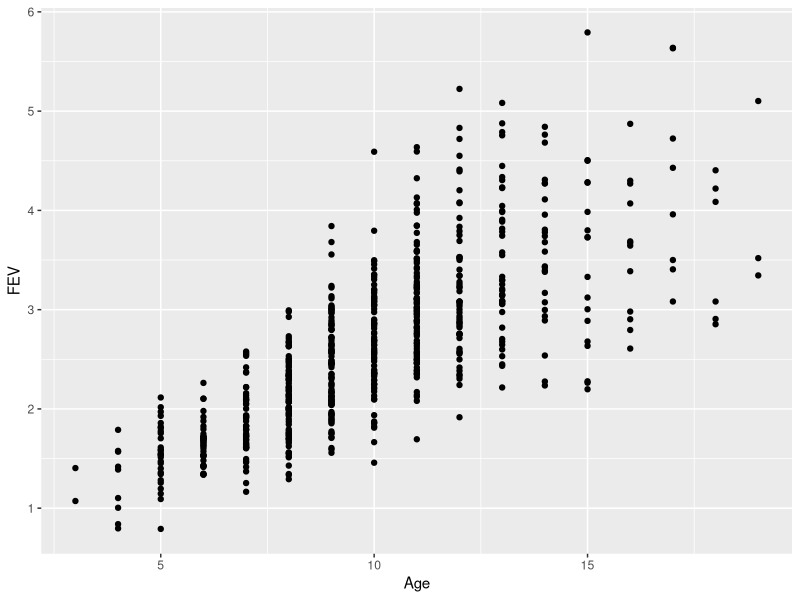
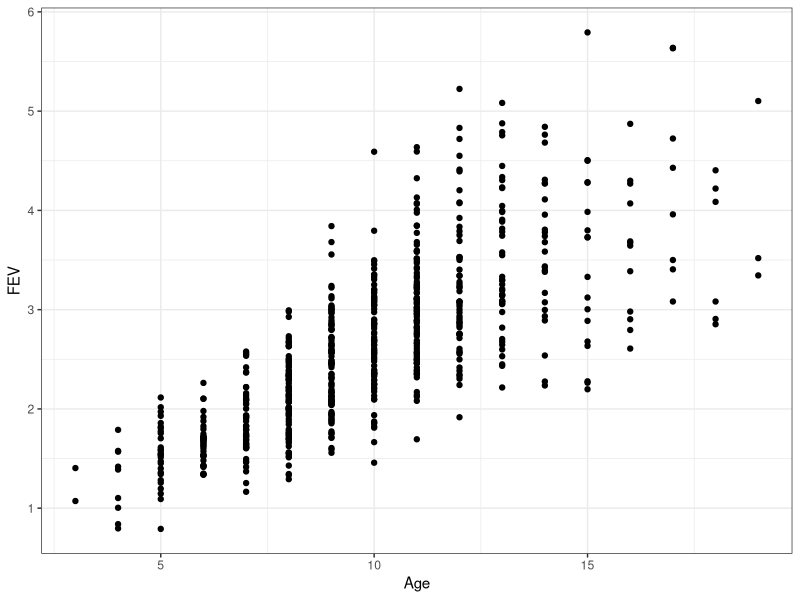
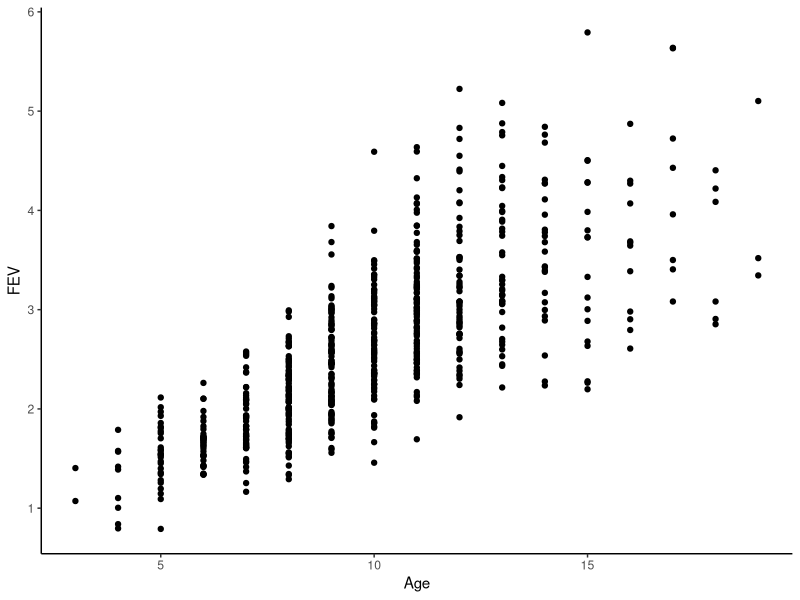
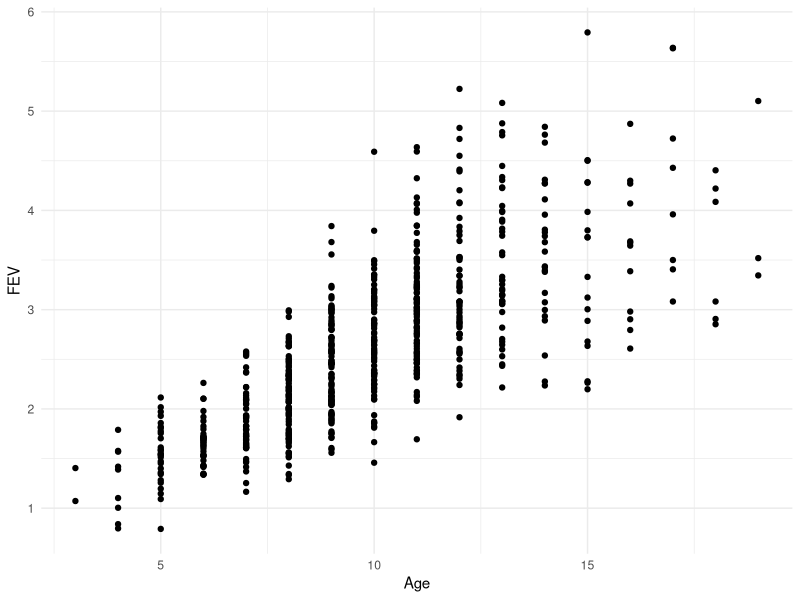
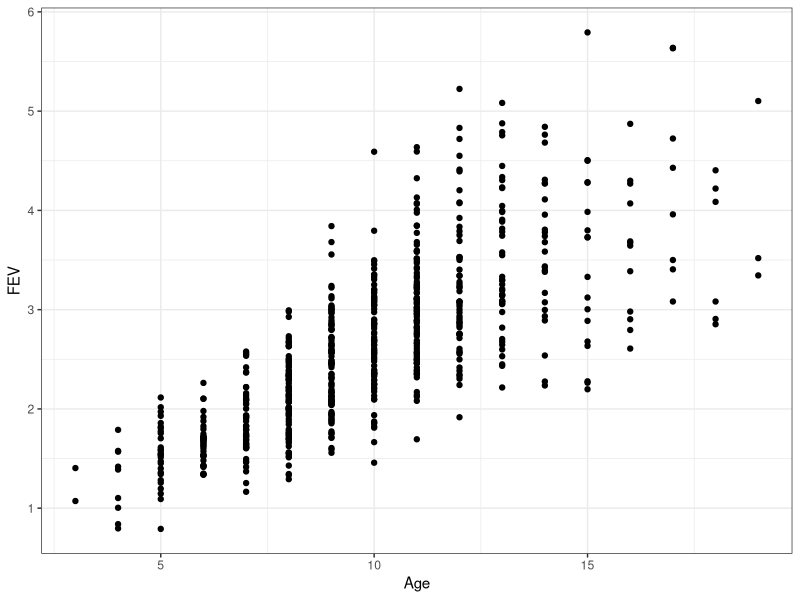
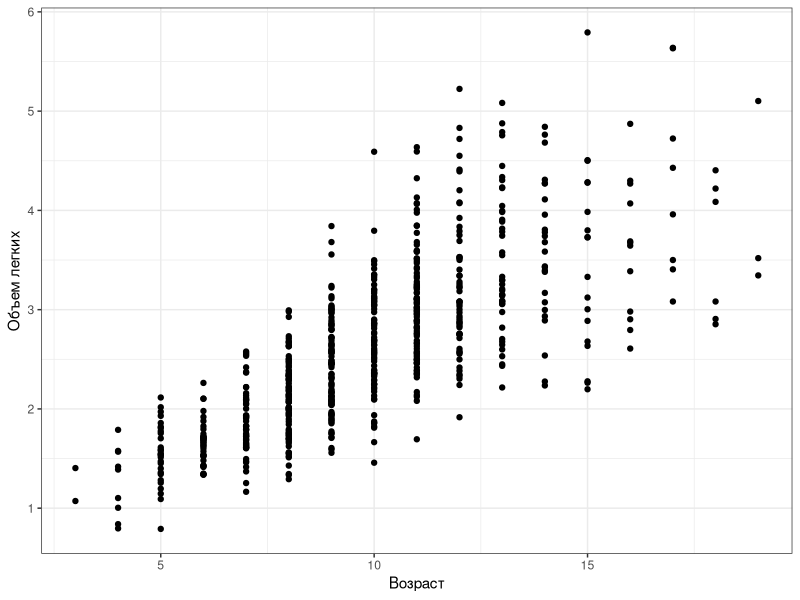
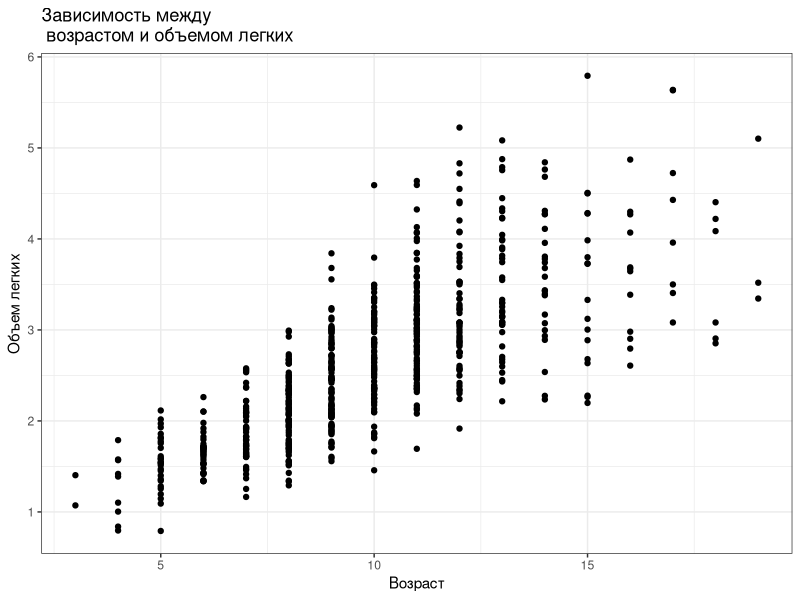
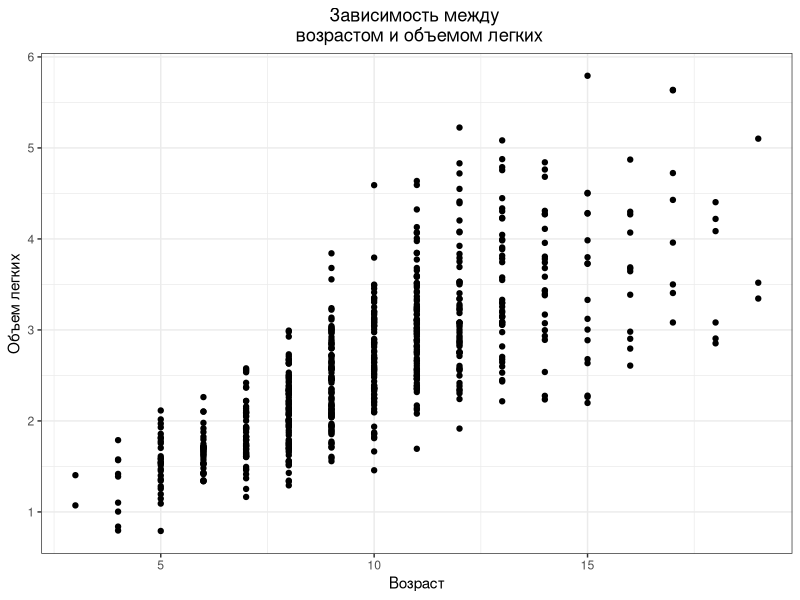

Here is the R script that generated these plots, in order:
## ---- chunk 1
# output options
options(width = 70, scipen = 6, digits = 3)
library(knitr)
# chunk default options
opts_chunk$set(fig.align='center', tidy = FALSE, fig.width = 7, fig.height = 3, warning = FALSE)
## ---- chunk 2
library(readxl)
library(ggplot2)
## ---- chunk 3
library(readxl)
fev <- read_excel("data/fev.xls", 
                  sheet = "tidy_data", 
                  col_names = TRUE, 
                  na = "NA", 
                  skip = 1 )

## ---- chunk 4
names(fev)

## ---- chunk 5
str(fev)

## ---- chunk 6
fev$Sex <- factor(fev$Sex)
fev$Smoker <- factor(fev$Smoker)

## ---- chunk 7
fev[which(!complete.cases(fev)), ] 

## ---- chunk 8
fev <- fev[complete.cases(fev), ]

## ---- chunk 9
ggplot(data = fev, aes(x = Age, y = FEV)) + geom_point()

## ---- chunk 10
ggplot(data = fev, aes(x = Age, y = FEV)) + geom_point() + theme_bw()

## ---- chunk 11
ggplot(data = fev, aes(x = Age, y = FEV)) + geom_point() + theme_classic()

## ---- chunk 12
ggplot(data = fev, aes(x = Age, y = FEV)) + geom_point() + theme_minimal()

## ---- chunk 13
theme_set(theme_bw()) 

## ---- chunk 14
ggplot(data = fev, aes(x = Age, y = FEV)) + geom_point()

## ---- chunk 15
ggplot(data = fev, aes(x = Age, y = FEV)) + 
  geom_point() + 
  labs(x = "Возраст", y = "Объем легких")

## ---- chunk 16

ggplot(data = fev, aes(x = Age, y = FEV)) + 
  geom_point() + 
  labs(x = "Возраст", y = "Объем легких", 
       title = "Зависимость между \n возрастом и объемом легких")

## ---- chunk 17
ggplot(data = fev, aes(x = Age, y = FEV)) + 
  geom_point() + 
  labs(x = "Возраст", y = "Объем легких", 
       title = "Зависимость между \n возрастом и объемом легких") + 
  theme(plot.title = element_text(hjust = 0.5))

## ---- chunk 18
ggplot(data = fev, aes(x = Age, y = FEV)) + 
  geom_point(size = 3) + 
  labs(x = "Возраст", y = "Объем легких", 
       title = "Зависимость между \n возрастом и объемом легких") + 
  theme(plot.title = element_text(hjust = 0.5))

## ---- chunk 19
ggplot(data = fev, aes(x = Age, y = FEV)) + 
  geom_point(size = 0.1) + 
  labs(x = "Возраст", y = "Объем легких", 
       title = "Зависимость между \n возрастом и объемом легких") + 
  theme(plot.title = element_text(hjust = 0.5))

## ---- chunk 20
ggplot(data = fev, aes(x = Age, y = FEV)) + 
  geom_point(color = "blue") + 
  labs(x = "Возраст", y = "Объем легких", 
       title = "Зависимость между \n возрастом и объемом легких") + 
  theme(plot.title = element_text(hjust = 0.5))

## ---- chunk 21
ggplot(data = fev, aes(x = Age, y = FEV)) + 
  geom_point(shape = 22, color = "red", fill = "yellow", size = 2) + 
  labs(x = "Возраст", y = "Объем легких", 
       title = "Зависимость между \n возрастом и объемом легких") + 
  theme(plot.title = element_text(hjust = 0.5))

## ---- chunk 22
ggplot(data = fev, aes(x = Age, y = FEV)) + 
  geom_point(shape = 22, color = "red", fill = "yellow", size = 2) + 
  labs(x = "Возраст", y = "Объем легких", title = "Зависимость между \n возрастом и объемом легких") + theme(plot.title = element_text(hjust = 0.5))

## ---- chunk 23
Plot_1 <- ggplot(data = fev, aes(x = Age, y = FEV)) + 
  geom_point(shape = 22, color = "red", fill = "yellow", size = 2)

Plot_1

## ---- chunk 24
Plot_1 + 
  labs(x = "Возраст", y = "Объем легких", 
       title = "Зависимость между \n возрастом и объемом легких") +
  theme(plot.title = element_text(hjust = 0.5))

## ---- chunk 25
Plot_1 <- ggplot(data = fev, aes(x = Age, y = FEV, color = Sex )) + 
  geom_point(size = 2) + 
  labs(x = "Возраст", y = "Объем легких", title = "Зависимость между \n возрастом и объемом легких") + 
  theme(plot.title = element_text(hjust = 0.5))

Plot_1


## ---- chunk 26
Plot_1 <- 
  Plot_1 + 
  scale_color_manual(values = c("pink","blue"))

Plot_1
## ---- chunk 27
Plot_1  + 
  theme(legend.position =  "bottom")

## ---- chunk 28
Plot_1  + 
  theme(legend.position =  "left")

## ---- chunk 29
Plot_1  + 
  theme(legend.position =  c(0.1, 0.9)) 

## ---- chunk 30
Plot_1 <- ggplot(data = fev, aes(x = Age, y = FEV, shape = Sex, color = Sex )) +
  geom_point(size = 2) + 
  labs(x = "Возраст", y = "Объем легких", title = "Зависимость между \n возрастом и объемом легких") + 
  theme(plot.title = element_text(hjust = 0.5))

Plot_1

## ---- chunk 31
Plot_1 <- 
  ggplot(data = fev, aes(x = Age, y = FEV, shape = Sex, color = Smoker )) + 
  geom_point(size = 2) + 
  labs(x = "Возраст", y = "Объем легких", title = "Зависимость между \n возрастом и объемом легких") + 
  theme(plot.title = element_text(hjust = 0.5))

Plot_1 

## ---- chunk 32
Plot_1 + facet_wrap( ~ Smoker) #уже лучше

## ---- chunk 33
Plot_1 + facet_grid(Sex ~ Smoker)

## ---- chunk 34
ggplot(fev, aes(x = FEV)) + 
  geom_histogram()

## ---- chunk 35
ggplot(fev, aes(x = FEV)) + 
  geom_histogram(binwidth = 1)

## ---- chunk 36
ggplot(fev, aes(x = FEV)) + 
  geom_histogram(binwidth = 0.1)

## ---- chunk 37
ggplot(fev, aes(x = FEV)) + 
  stat_bin(geom = "bar") #Аналогично!

## ---- chunk 38
ggplot(fev, aes(x = FEV)) + 
  stat_bin(geom = "bar", binwidth = 0.1)

## ---- chunk 39
ggplot(fev, aes(x = FEV)) + 
  stat_bin(geom = "line", size = 1, color = "red")

## ---- chunk 40
ggplot(fev, aes(x = FEV)) + 
  stat_bin(geom = "area", size = 1, color = "red")

## ---- chunk 41
ggplot(fev, aes(x = FEV)) + 
  stat_density(geom = "area", size = 1, color = "red", fill = "blue")

## ---- chunk 42
ggplot(fev, aes(x = FEV)) + 
  geom_histogram() + 
  facet_wrap( ~ Sex)

## ---- chunk 43
ggplot(fev, aes(x = FEV)) + 
  geom_histogram() + 
  facet_wrap( ~ Sex, ncol = 1) 

## ---- chunk 44
ggplot(fev, aes(x = FEV, fill = Smoker)) + geom_histogram() + facet_wrap( ~ Sex, ncol = 1) 
## ---- chunk 45
ggplot(fev, aes(x = FEV, fill = Smoker)) + 
  stat_density(geom = "area", size = 1, color = "red") + 
  facet_wrap( ~ Sex, ncol = 1)

## ---- chunk 46
Pl1 <- 
  ggplot(fev, aes(x = FEV, fill = Smoker)) + 
  stat_density(geom = "area", size = 1, color = "red") + 
  facet_wrap( ~ Sex, ncol = 1)


Pl2 <-
  ggplot(fev, aes(x = FEV)) + 
  geom_histogram() + 
  facet_wrap( ~ Sex, ncol = 1) 


## ---- chunk 47
library(cowplot)

plot_grid(Pl1, Pl2, ncol = 2, labels = "AUTO")
## ---- chunk 48
ggplot(fev, aes(x = Smoker, y = FEV)) +
  geom_boxplot()
## ---- chunk 49
ggplot(fev, aes(x = Smoker, y = FEV)) +
  geom_boxplot(aes(fill = Sex))
## ---- chunk 50
library(dplyr)

fev_summary <-
fev %>% 
  filter(Smoker == "Non") %>% 
  group_by(Age) %>% 
  summarize(Mean_FEV = mean(FEV))

## ---- chunk 51

ggplot(fev_summary, aes(x = Age, y = Mean_FEV)) +
  geom_col(fill = "gray50") +
  labs(x = "Возраст", y = "Средний объем легких")

## ---- chunk 52
fev %>% 
  filter(Smoker == "Non") %>% 
  group_by(Age) %>% 
  summarize(Mean_FEV = mean(FEV)) %>% 
    ggplot(aes(x = Age, y = Mean_FEV)) +
      geom_col(fill = "gray50") +
      labs(x = "Возраст", y = "Средний объем легких")
## ---- chunk 53
fev %>% 
  filter(Smoker == "Non") %>% 
  group_by(Age, Sex) %>%  # Добавили еще одну группирующую переменную
  summarize(Mean_FEV = mean(FEV)) %>% 
    ggplot(aes(x = Age, y = Mean_FEV)) +
      geom_col(fill = "gray50") +
      labs(x = "Возраст", y = "Средний объем легких") +
      facet_wrap(~Sex)

## ---- chunk 54
fev %>% 
  filter(Smoker == "Non") %>% 
  group_by(Age, Sex) %>%  
  summarize(Mean_FEV = mean(FEV), SD = sd(FEV)) %>% 
    ggplot(aes(x = Age, y = Mean_FEV)) +
      geom_col(fill = "gray50") +
      geom_errorbar(aes(ymin = Mean_FEV - SD, ymax = Mean_FEV + SD), width = 0.2) + 
      labs(x = "Возраст", y = "Средний объем легких") +
      facet_wrap(~Sex)

## ---- chunk 55
fev %>% 
  group_by(Age, Sex, Smoker) %>%  
  summarize(Mean_FEV = mean(FEV), SD = sd(FEV)) %>% 
    ggplot(aes(x = Age, y = Mean_FEV)) +
      geom_col(aes(fill = Smoker)) +
      geom_errorbar(aes(ymin = Mean_FEV - SD, ymax = Mean_FEV + SD), width = 0.2) + 
      labs(x = "Возраст", y = "Средний объем легких") +
      facet_grid(Smoker~Sex) 

## ---- chunk 56
fev %>% 
  group_by(Sex) %>%  
  summarize(Mean_Height  = mean(Height), SD = sd(Height)) %>% 
    ggplot(aes(x = Sex, y = Mean_Height)) +
      geom_col() +
      geom_errorbar(aes(ymin = Mean_Height - SD, ymax = Mean_Height + SD), width = 0.2) +
      labs(x = "Пол", y = "Средний рост") 

## ---- chunk 57
ggplot(fev, aes(x = Age, y = FEV, color = Smoker)) + 
  geom_point() + 
  geom_smooth(method = "lm") +  
  facet_wrap( ~ Sex)

